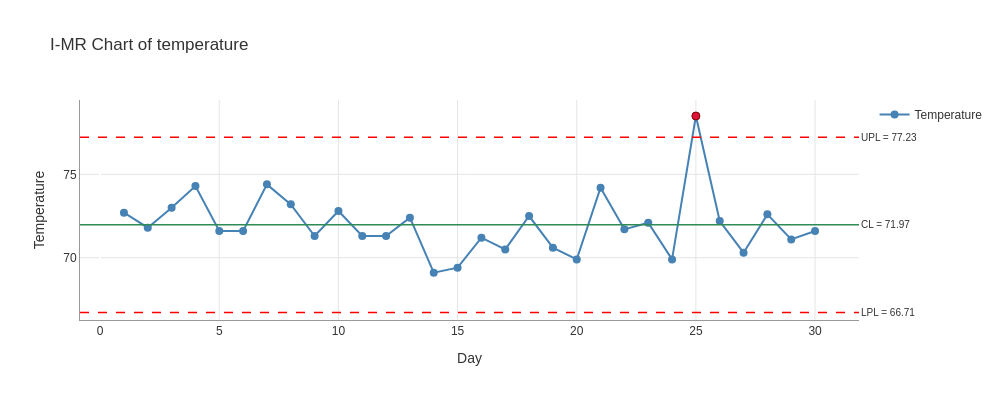

Notebook cell for this chart:
### Markdown cell above
## Visualize the Chart

Create an interactive Plotly chart:

### Code cell
fig = result.plot()
fig.show()

### Figure 1 — Plotly figure (JSON) as saved in the notebook; plotly's stock layout.template omitted (floating-point values rounded to 4 significant figures)
{"data": [{"hovertemplate": "%{x}<br>%{y:.3f}<extra></extra>", "line": {"color": "steelblue", "width": 2.0}, "marker": {"color": "steelblue", "size": 8}, "mode": "lines+markers", "name": "Temperature", "type": "scatter", "x": [1, 2, 3, 4, 5, 6, 7, 8, 9, 10, 11, 12, 13, 14, 15, 16, 17, 18, 19, 20, 21, 22, 23, 24, 25, 26, 27, 28, 29, 30], "y": [72.7, 71.8, 73.0, 74.3, 71.6, 71.6, 74.4, 73.2, 71.3, 72.8, 71.3, 71.3, 72.4, 69.1, 69.4, 71.2, 70.5, 72.5, 70.6, 69.9, 74.2, 71.7, 72.1, 69.9, 78.5, 72.2, 70.3, 72.6, 71.1, 71.6]}, {"hovertemplate": "Out of Control<br>%{x}<br>%{y:.3f}<extra></extra>", "marker": {"color": "#DC143C", "line": {"color": "#8B0000", "width": 1.0}, "size": 8, "symbol": "circle"}, "mode": "markers", "name": "Out of Control", "showlegend": false, "type": "scatter", "x": [25], "y": [78.5]}], "layout": {"annotations": [{"font": {"size": 10}, "showarrow": false, "text": "UPL = 77.23", "x": 1, "xanchor": "left", "xref": "x domain", "y": 77.23, "yanchor": "middle", "yref": "y"}, {"font": {"size": 10}, "showarrow": false, "text": "LPL = 66.71", "x": 1, "xanchor": "left", "xref": "x domain", "y": 66.71, "yanchor": "middle", "yref": "y"}, {"font": {"size": 10}, "showarrow": false, "text": "CL = 71.97", "x": 1, "xanchor": "left", "xref": "x domain", "y": 71.97, "yanchor": "middle", "yref": "y"}], "font": {"color": "#333333", "family": "Arial, sans-serif", "size": 12}, "height": 400, "hovermode": "x unified", "paper_bgcolor": "white", "plot_bgcolor": "white", "shapes": [{"line": {"color": "red", "dash": "dash", "width": 1.5}, "type": "line", "x0": 0, "x1": 1, "xref": "x domain", "y0": 77.23, "y1": 77.23, "yref": "y"}, {"line": {"color": "red", "dash": "dash", "width": 1.5}, "type": "line", "x0": 0, "x1": 1, "xref": "x domain", "y0": 66.71, "y1": 66.71, "yref": "y"}, {"line": {"color": "#2E8B57", "width": 1.5}, "type": "line", "x0": 0, "x1": 1, "xref": "x domain", "y0": 71.97, "y1": 71.97, "yref": "y"}], "showlegend": true, "title": {"text": "I-MR Chart of temperature"}, "width": 1000, "xaxis": {"gridcolor": "#E5E5E5", "gridwidth": 1.0, "linecolor": "#999999", "linewidth": 1.0, "showgrid": true, "showline": true, "title": {"text": "Day"}}, "yaxis": {"gridcolor": "#E5E5E5", "gridwidth": 1.0, "linecolor": "#999999", "linewidth": 1.0, "showgrid": true, "showline": true, "title": {"text": "Temperature"}}}}
